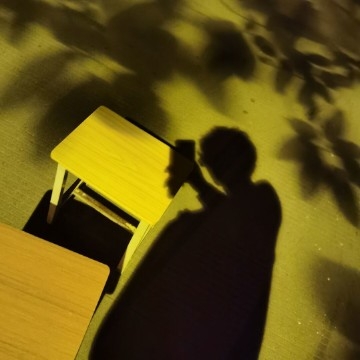
%> input picture 03数字图像处理/03实验程序/实验一/头像.jpg, 360 x 360 px
$ octave text1.m   (GNU Octave 9; MATLAB toolbox functions it lacks are replaced by stand-ins)
%> lines starting %> are read from the running program, lines starting %| are printed output that depends on the picture
RGB=imread('头像.jpg');
%> RGB is the input picture: size 360x360x3 uint8; mean R, G, B 95.9, 80.1, 18.5
figure (1);
imshow(RGB);
I=rgb2gray(RGB);
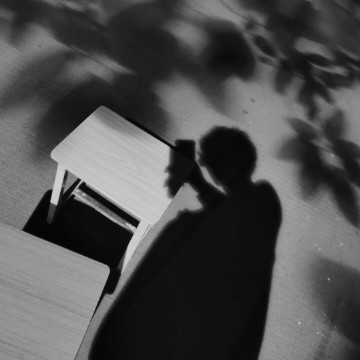
%> I: size 360x360 uint8; min 0, max 213, mean 77.8
figure (2);
imshow(I);
R=grayslice(I,128);
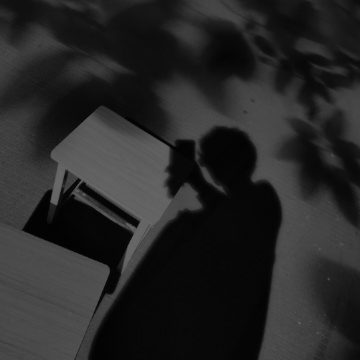
%> R: size 360x360 uint8; min 0, max 107, mean 38.8
figure (3);
imshow(R);
info=imfinfo('头像.jpg');
S1=imtranslate(I,[50, 0],'OutputView','full');
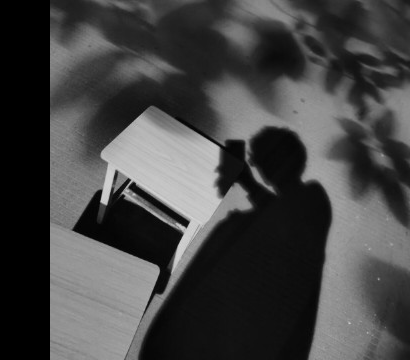
%> S1: size 360x410 uint8; min 0, max 213, mean 68.3
figure (4)
imshow(S1);
[sx,sy]=size(I);
%> sx = 360; sy = 360
sx=sx.*1.5;
%> sx = 540
sy=sy.*2.5;
%> sy = 900
S2=imresize(I,[sx sy]);
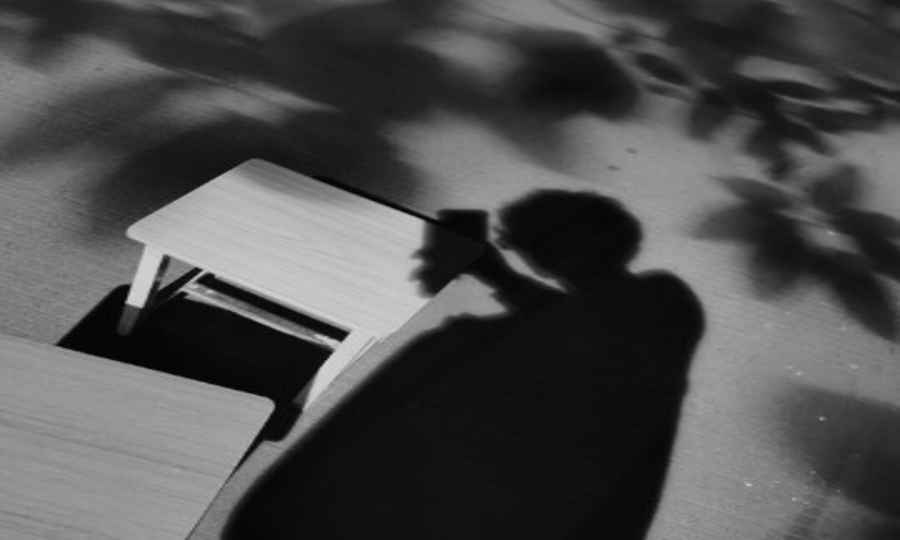
%> S2: size 540x900 uint8; min 1, max 215, mean 77.8
figure (5)
imshow(S2);
S3=imrotate(I,-45,'nearest','loose');
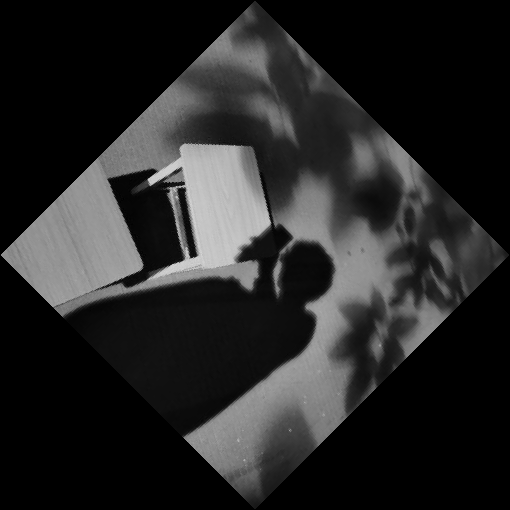
%> S3: size 510x510 uint8; min 0, max 213, mean 38.7
figure (6)
imshow(S3);
title('最近邻差法旋转');
S4=imrotate(I,-45,'bilinear','loose');
figure (7)
imshow(S4);
title('双线性差值法旋转');

[ROW,COL,DIM] = size(I);
%> ROW = 360; COL = 360; DIM = 1
Ih = uint8(zeros(ROW,COL,DIM));
for i =1:ROW
    for j=1:COL
        for k=1:DIM
        x = i;
        y = COL-j+1;
        z = k;
        Ih(x,y,z) =I(i,j,k);
        end
    end
end
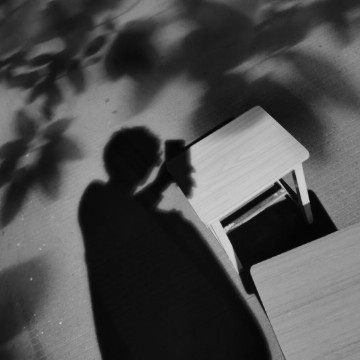
%> Ih: size 360x360 uint8; min 0, max 213, mean 77.8; mean of the top-left, top-right, bottom-left and bottom-right quarters 71.1, 84.1, 62.4, 93.5
figure (8)
imshow(Ih);
title('水平');

S8=I';
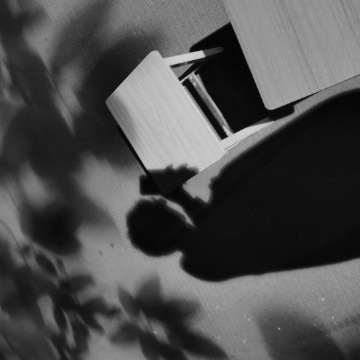
%> S8: size 360x360 uint8; min 0, max 213, mean 77.8; mean of the top-left, top-right, bottom-left and bottom-right quarters 84.1, 93.5, 71.1, 62.4
figure (9)
imshow(S8);
title('转置');
